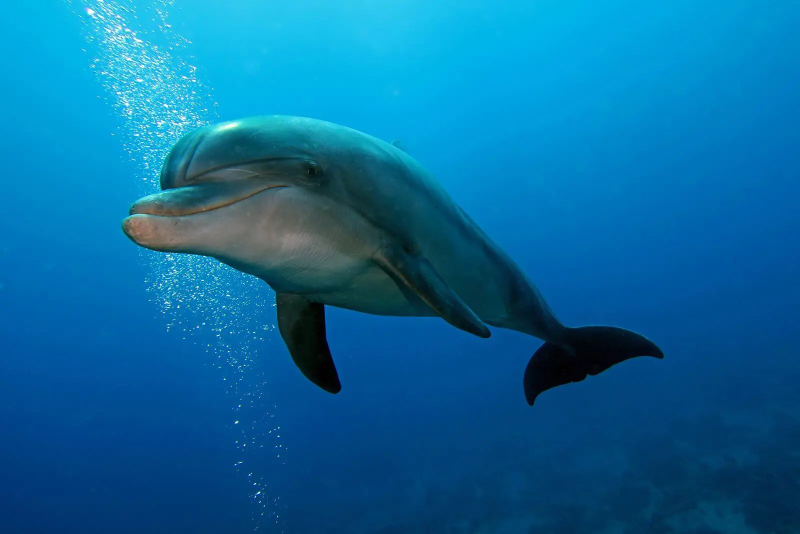
#> input picture BottlenoseDolphins.png, 1600 x 1067 px (shown at 1/2 size); its folder holds only this picture in this run
$ python -i guiTest_tkinter_class.py   (imports and definitions only)
#> lines starting #> are read from the running program, lines starting #| are printed output that depends on the picture
from tkinter import *
from tkinter import ttk
from tkinter.filedialog import asksaveasfilename, askopenfilename
from PIL import Image, ImageTk
import numpy as np
import cv2
import matplotlib.pyplot as plt
import imageProgramFunction as ipf

# __all__ = [cv2]

# global variables
DEFAULT_IMAGE_PATH = '../BottlenoseDolphins.png'
flag_program_type = 'fisheye'
flag_continuous_cover = False


# [37 lines left out: functions callback_menu_filter_rgbTunnel, callback_menu_filter_binarization, gray, not called in this run]


def image_program(llist):
    # Main image program
    # [6 lines left out: function update_image, not called in this run]

    match flag_program_type:
        case 'fisheye':
            for i in range(len(llist)):
                if llist[i] < 1:
                    llist[i] = 1
            return update_image(ipf.convex(image.image, tuple(llist)))
        case 'gaussianBlur':
            for i in range(len(llist)):
                if llist[i] < 1:
                    llist[i] = 1
                if i <= 2 and llist[i] % 2 == 0:
                    llist[i] += 1
            return update_image(ipf.gaussianBlur(image.image, llist))
        case 'averageBlur':
            for i in range(len(llist)):
                if llist[i] < 1:
                    llist[i] = 1
            return update_image(ipf.averageBlur(image.image, llist[0], llist[1]))
        case 'medianBlur':
            if llist[0] % 2 == 0:
                llist[0] += 1
            return update_image(ipf.medianBlur(image.image, llist[0]))
        case 'bilateralFilterBlur':
            for i in range(len(llist)):
                if llist[i] < 1:
                    llist[i] = 1
            return update_image(ipf.bilateralFilterBlur(image.image, llist[0], llist[1]))
        case 'laplacian':
            for i in range(len(llist)):
                if llist[i] % 2 == 0:
                    llist[i] += 1
            return update_image(ipf.laplacian(image.image, llist[0], llist[1], llist[2]))
        case 'sobel':
            if llist[0] <= 1:
                llist[0] = [1, 0]
            elif llist[0] == 2:
                llist[0] = [0, 1]
            elif llist[0] >= 3:
                llist[0] = [1, 1]

            if llist[1] % 2 == 0:
                llist[1] += 1
            if llist[2] % 2 == 0:
                llist[2] += 1
            return update_image(ipf.sobel(image.image, llist[0][0], llist[0][1], llist[1], llist[2]))
        case 'canny':
            if llist[0] % 2 == 0:
                llist[0] += 1
            return update_image(ipf.canny(image.image, llist[0], llist[1], llist[2]))
        case 'adaptiveThreshold':
            if llist[0] % 2 == 0:
                llist[0] += 1
            if llist[1] <= 1:
                llist[1] = 3
            elif llist[1] % 2 == 0:
                llist[1] += 1
            return update_image(ipf.adaptiveThreshold(image.image, gBlur=llist[0], blockSize=llist[1], C=llist[2]))
        case 'dilation':
            for i in range(len(llist)):
                if llist[i] < 1:
                    llist[i] = 1
            return update_image(ipf.dilation(image.image, llist[0], llist[1], llist[2]))
        case 'erosion':
            for i in range(len(llist)):
                if llist[i] < 1:
                    llist[i] = 1
            return update_image(ipf.erosion(image.image, llist[0], llist[1], llist[2]))
        case 'opening':
            for i in range(len(llist)):
                if llist[i] < 1:
                    llist[i] = 1
            return update_image(ipf.opening(image.image, llist[0], llist[1]))
        case 'closing':
            for i in range(len(llist)):
                if llist[i] < 1:
                    llist[i] = 1
            return update_image(ipf.closing(image.image, llist[0], llist[1]))
        case 'topHat':
            for i in range(len(llist)):
                if llist[i] < 1:
                    llist[i] = 1
            return update_image(ipf.topHat(image.image, llist[0], llist[1]))
        case 'blackHat':
            for i in range(len(llist)):
                if llist[i] < 1:
                    llist[i] = 1
            return update_image(ipf.blackHat(image.image, llist[0], llist[1]))
        case 'morphologicalGradient':
            for i in range(len(llist)):
                if llist[i] < 1:
                    llist[i] = 1
            return update_image(ipf.morphologicalGradient(image.image, llist[0], llist[1]))
        case 'rgbTunnel_red' | 'rgbTunnel_green' | 'rgbTunnel_blue':
            return update_image(callback_menu_filter_rgbTunnel(flag_program_type))
        case 'bin_binary' | 'bin_binary_inv' | 'bin_trunc' | 'bin_toZero' | 'bin_toZero_inv':
            return update_image(callback_menu_filter_binarization(flag_program_type, llist[0], llist[1]))
        case 'basic':
            llist[0] = llist[0] - 100
            llist[1] -= 100
            if llist[2] >= 100:
                llist[2] = 1 + (llist[2] - 100) / 10
            else:  # < 100
                llist[2] /= 100
            return update_image(ipf.picture_basic(image.image, llist[0], llist[1], llist[2]))
        case 'gray':
            return update_image(gray(image.image))
        case 'saltAndPepperNoise':
            return update_image(ipf.saltAndPepperNoise(image.image, llist[0]))
        case 'rotate':
            llist[0] = -(llist[0] - 360)
            return update_image(ipf.rotate(image.image, llist[0], (llist[1], llist[2])))
        case 'flipHorizontal' | 'flipVertical':
            return update_image(ipf.flipHorizontalVertical(image.image, flag_program_type))
        case 'gammaCorrection':
            return update_image(ipf.gammaCorrection(image.image, llist[0]))
        case 'negative':
            return update_image(ipf.negative(image.image))
        case 'histogram':
            return update_image(ipf.histogram(image.image))
        case 'histogramEqualization':
            llist[0] /= 10
            return update_image(ipf.histogramEqualization3(image.image, llist[0], (llist[1], llist[1])))


def callback_scale(_=None):
    scale_1_value.set(int(scale_1_value.get()))
    scale_2_value.set(int(scale_2_value.get()))
    scale_3_value.set(int(scale_3_value.get()))
    llist = [scale_1_value.get(), scale_2_value.get(), scale_3_value.get()]
    print(llist)
    result = image_program(llist)
    return result


class ImageProgram:
    def __init__(self, image_path):
#> called with image_path = '../BottlenoseDolphins.png'
        self.original_image = (plt.imread(image_path) * 255).astype(np.uint8)
        self.image = self.original_image
        self.resize(400, 266)

    def resize(self, new_x: int, new_y: int):
        """Resize the image, original_image will not be affected.\n
        If new size less than original size, interpolation will be cv2.INTER_AREA,
        elif new size more the original size, interpolation will be cv2.INTER_CUBIC

        Args:
            new_x: new width
            new_y: new height"""
#> called with new_x = 400, new_y = 266
        old_y, old_x = self.original_image.shape[:2]
#> old_y = 1067; old_x = 1600
        # TODO: Should the original image used for resize be "image" or "original_image"?
        if old_x * old_y < new_x * new_y:
            self.image = cv2.resize(self.original_image, (new_x, new_y), interpolation=cv2.INTER_AREA)
        else:
            self.image = cv2.resize(self.original_image, (new_x, new_y), interpolation=cv2.INTER_CUBIC)
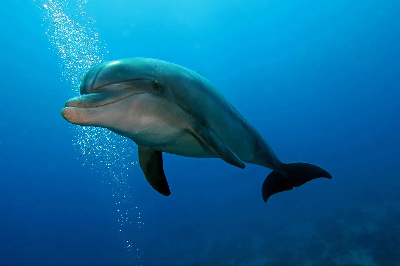
#> self.image: shape (266, 400, 3); mean R, G, B 9, 106.2, 157

        if 'scale_1_value' in globals():
            callback_scale(None)

        # update information label
        global label_image_size_value
        label_image_size_value.set(f"Now size: {new_x}*{new_y}\n"
                                   f"Real size: {old_x}*{old_y:}")

    # [12 lines left out: function reload, not called in this run]

    def reset(self):
        """reset image to original_image, the original_image will not be affected"""
        self.image = self.original_image
        # update information label
        global label_image_size_value
        label_image_size_value.set(f"Now size: {self.image.shape[1]}*{self.image.shape[0]}\n"
                                   f"Real size: {self.image.shape[1]}*{self.image.shape[0]:}")


class IntegerInputDialog(Toplevel):
    # [50 lines left out: function __init__, not called in this run]

    def on_ok(self):
        self.flag_submit = True
        self.destroy()

    def on_cancel(self):
        self.llist = None  # clear data to avoid mistake
        self.destroy()


# [21 lines left out: functions callback_menu_file_open, callback_menu_file_save, not called in this run]


def callback_menu_file_close():
    root.destroy()


# [11 lines left out: function callback_menu_edit_resize, not called in this run]


def callback_menu_edit_cover():
    image.image = callback_scale()
    callback_scale()


def callback_menu_edit_reset():
    image.reset()
    callback_scale()


# [4 lines left out: function callback_menu_edit_resetAndResize, not called in this run]


def callback_menu_filter(program_type: str):
    """Adjust thw type of filter that need to program
     and the min value and max value of the scale according to the program type.

    Args:
        program_type: The type to be programed

    See Also:
        notepad_function.txt
    """

    # [68 lines left out: functions location, level, disable, update_scale_label, update_scale_value, not called in this run]

    print(program_type)
    global flag_program_type, label_program_type_value
    flag_program_type = program_type  # save the incoming program_type to the global variable
    label_program_type_value.set("Program type : " + program_type)  # adjust the label to show program_type

    # each case must have 3 function, all three "scale_control" must be adjusted.
    match flag_program_type:
        case 'fisheye':
            location(scale_1_control, 1)
            location(scale_2_control, 0)
            level(scale_3_control)
            update_scale_label(["X", "Y", "R"])
        case 'gaussianBlur':
            level([scale_1_control, scale_2_control, scale_3_control])
            update_scale_label(["k_h", "k_w", "sigma"])
        case 'averageBlur':
            level(scale_1_control)
            level(scale_2_control)
            disable(scale_3_control)
            update_scale_label(["height", "width", "None"])
        case 'medianBlur':
            level(scale_1_control)
            disable(scale_2_control)
            disable(scale_3_control)
            update_scale_label(["kSize", "None", "None"])
        case 'bilateralFilterBlur':
            level([scale_1_control, scale_2_control, scale_3_control])
            update_scale_label(["d", "sigma color", "sigma space"])
        case 'laplacian':
            level(scale_1_control, 1, 10)
            level(scale_2_control, 1, 31)  # kSize
            level(scale_3_control, 1, 100)
            update_scale_label()
        case 'sobel':
            level(scale_1_control, 2, 4)
            level(scale_2_control, 1, 31)  # kSize
            level(scale_3_control, 1, 10)
            update_scale_label()
        case 'canny':
            level(scale_1_control, 1, 31)
            level([scale_2_control, scale_3_control], 0, 255)
            update_scale_label(["gBlur", "threshold1", "threshold2"])
        case 'adaptiveThreshold':
            level(scale_1_control, 0, 31)
            level(scale_2_control, 3, 31)
            level(scale_3_control, 1, 31)
            update_scale_label(["gBlur", "block Size", "C"])
        case 'dilation':
            level([scale_1_control, scale_2_control, scale_3_control], 1, 31)
            update_scale_label(["kSize_X", "kSize_Y", "iterations"])
        case 'erosion':
            level([scale_1_control, scale_2_control, scale_3_control], 1, 31)
            update_scale_label(["kSize_X", "kSize_Y", "iterations"])
        case 'opening':
            level([scale_1_control, scale_2_control], 1, 31)
            disable(scale_3_control)
            update_scale_label(["kSize_X", "kSize_Y", "iterations"])
        case 'closing':
            level([scale_1_control, scale_2_control], 1, 31)
            disable(scale_3_control)
            update_scale_label(["kSize_X", "kSize_Y", "iterations"])
        case 'topHat':
            level([scale_1_control, scale_2_control], 1, 31)
            disable(scale_3_control)
            update_scale_label(["kSize_X", "kSize_Y", "iterations"])
        case 'blackHat':
            level([scale_1_control, scale_2_control], 1, 31)
            disable(scale_3_control)
            update_scale_label(["kSize_X", "kSize_Y", "iterations"])
        case 'morphologicalGradient':
            level([scale_1_control, scale_2_control], 1, 31)
            disable(scale_3_control)
            update_scale_label(["kSize_X", "kSize_Y", "iterations"])
        case 'rgbTunnel_red' | 'rgbTunnel_green' | 'rgbTunnel_blue':
            disable([scale_1_control, scale_2_control, scale_3_control])
            update_scale_label(['disable', 'disable', 'disable'])
        case 'bin_binary' | 'bin_binary_inv' | 'bin_trunc' | 'bin_toZero' | 'bin_toZero_inv':
            level([scale_1_control, scale_2_control], 0, 255)
            disable(scale_3_control)
            update_scale_label(['thresh', 'maxValue', 'disable'])
        case 'basic':
            level([scale_1_control, scale_2_control, scale_3_control], 1, 200)
            update_scale_label(['brightness', 'contrast', 'saturation'])
            update_scale_value([100, 100, 100])
        case 'gray':
            disable([scale_1_control, scale_2_control, scale_3_control])
            update_scale_label(['disable', 'disable', 'disable'])
            update_scale_value([0, 0, 0])
        case 'saltAndPepperNoise':
            level(scale_1_control, 1, 100)
            disable([scale_2_control, scale_3_control])
            update_scale_label(['percent', 'disable', 'disable'])
            update_scale_value([1])
        case 'rotate':
            level(scale_1_control, 0, 720)
            location(scale_2_control, 1)
            location(scale_3_control, 0)
            update_scale_label(['angle', 'centerX', 'centerY'])
            update_scale_value([360, int(image.image.shape[1] // 2), int(image.image.shape[0] // 2)])
        case 'flipHorizontal' | 'flipVertical':
            disable([scale_1_control, scale_2_control, scale_3_control])
            update_scale_label(['disable', 'disable', 'disable'])
        case 'gammaCorrection':
            level(scale_1_control, 0, 10)
            disable([scale_2_control, scale_3_control])
            update_scale_label(['gamma', 'disable', 'disable'])
            update_scale_value([1, 0, 0])
        case 'negative':
            disable([scale_1_control, scale_2_control, scale_3_control])
            update_scale_label(['disable', 'disable', 'disable'])
        case 'histogram':
            disable([scale_1_control, scale_2_control, scale_3_control])
            update_scale_label(['disable', 'disable', 'disable'])
        case 'histogramEqualization':
            level(scale_1_control, 1, 160)
            level(scale_2_control, 1, 201)
            disable(scale_3_control)
            update_scale_label(['clipLimit', 'tileGridSize', 'disable'])
            update_scale_value([2, 8])
        case _:
            print(f"update_scale_label error: Can't match: {flag_program_type}")

    callback_scale(None)  # update in the last, otherwise there will be some magic bug! "Sobel" I'm talking you!


# root
# [3 lines not run here, left out]

# main frame
# [1 line that did not run here, left out]
# [3 lines not run here, left out]

# variable of information label
label_program_type_value = StringVar(value="Program type : " + flag_program_type)
label_image_size_value = StringVar(value="")

# load and initialize the image
image = ImageProgram(DEFAULT_IMAGE_PATH)

# Create a menu
# [1 line not run here, left out]
# [1 line that did not run here, left out]
# [1 line that did not run here, left out]
# [1 line that did not run here, left out]
# [1 line that did not run here, left out]
# [1 line that did not run here, left out]
# [27 lines not run here, left out]
# [1 line that did not run here, left out]
# [2 lines not run here, left out]
# [1 line that did not run here, left out]
# [37 lines not run here, left out]

# scale 1
label_scale_1_value = StringVar()
# [1 line not run here, left out]
scale_1_value = IntVar()
# [1 line that did not run here, left out]
# [2 lines not run here, left out]

# scale 2
label_scale_2_value = StringVar()
# [1 line not run here, left out]
scale_2_value = IntVar()
# [1 line that did not run here, left out]
# [2 lines not run here, left out]

# scale 3
label_scale_3_value = StringVar()
# [1 line not run here, left out]
scale_3_value = IntVar()
# [1 line that did not run here, left out]
# [5 lines not run here, left out]
image_pil = Image.fromarray(image.image)
image_tk = ImageTk.PhotoImage(image=image_pil)
# [1 line that did not run here, left out]
# [5 lines not run here, left out]

# [1 line that did not run here, left out]

# [1 line not run here, left out]

>>> result = ImageProgram('../BottlenoseDolphins.png').reset()
#> (the call stopped at in image_program, `match flag_program_type: case 'fisheye': for i in range(len(llist)): i..`: tkinter is not available in this run)
